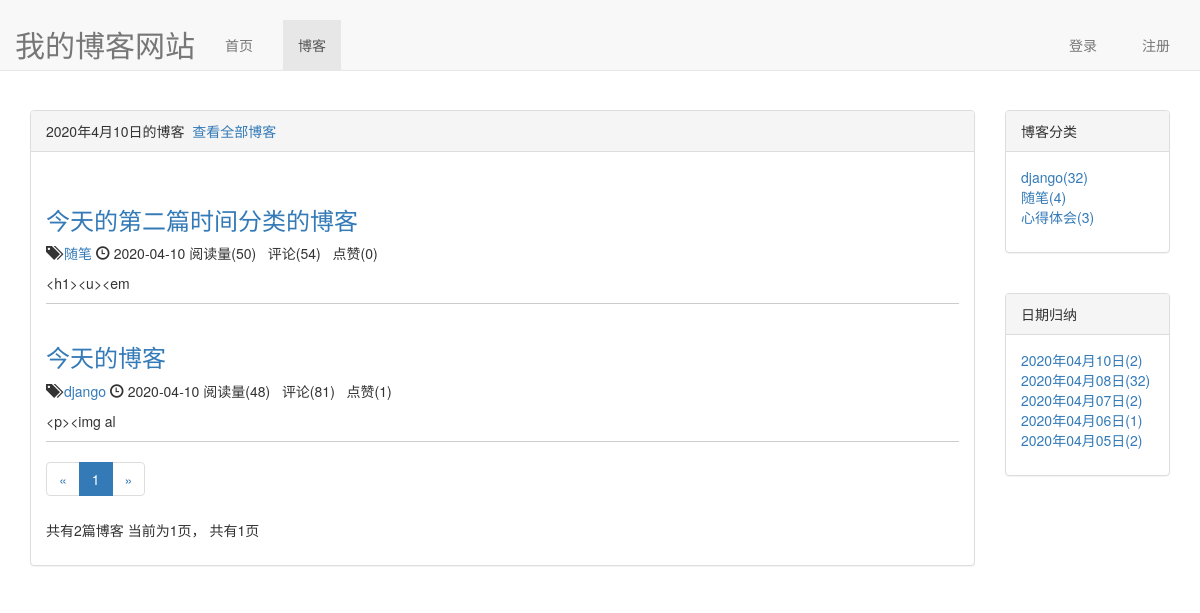
Page /date/2020/4/10 on the committed database.
### blog/models.py (models this page shows, shortened)
class Blog(models.Model, ReadNumExpandMethod):
    title = models.CharField(max_length=50)     # 博客名字
    blog_type = models.ForeignKey(BlogType, on_delete=models.DO_NOTHING, related_name="blog")   # 关联类型
    content = RichTextUploadingField()    # 博客内容
    author = models.ForeignKey(User, on_delete=models.DO_NOTHING)   # 博客作者
    read_details = GenericRelation(ReadDetail)
    created_time = models.DateTimeField(auto_now_add=True)  # 创建时间
    last_updated_time = models.DateTimeField(auto_now=True)     # 最后修改时间
    class Meta:
        ordering = ["-created_time"]

class BlogType(models.Model):
    type_name = models.CharField(max_length=15)     # 博客类型
    def __str__(self):
        return self.type_name

### read_statistics/models.py (models this page shows)
class ReadNum(models.Model):
    read_num = models.IntegerField(default=0)  # 阅读数量统计
    content_type = models.ForeignKey(ContentType, on_delete=models.DO_NOTHING)   # 通过ContentType获取对应的模型类
    object_id = models.PositiveIntegerField()    # 记录对应模型的主键值
    content_object = GenericForeignKey('content_type', 'object_id')     # 将获取的模型类和对应的主键值关联起来，这样就能获取到主键值对应的数据了

### likes/models.py (models this page shows)
class LikeCount(models.Model):
    content_type = models.ForeignKey(ContentType, on_delete=models.CASCADE)  # 通过ContentType获取对应的模型类
    object_id = models.PositiveIntegerField()
    content_object = GenericForeignKey('content_type', 'object_id')			# 记录被点赞的对象
    liked_num = models.IntegerField(default=0)		# 点赞的数量

### blog/views.py (the view)
# urls.py: path(r"date/<int:year>/<int:month>/<int:day>", views.blogs_with_date, name="blogs_with_date"),
def blogs_with_date(request, year, month, day):
    blog_all_list = Blog.objects.filter(created_time__year=year, created_time__month=month, created_time__day=day)  # 获取指定的年月分的博客数据
    context = get_blog_list_common_data(request, blog_all_list)
    context["blogs_with_date"] = "%s年%s月%s日" % (year, month, day)
    return render(request, 'blog/blogs_with_date.html', context)

### comment/templatetags/comment_tags.py (called while the page is built)
@register.simple_tag
def get_comment_count(obj):		# 评论数量处理
	content_type = ContentType.objects.get_for_model(obj)
	return Comment.objects.filter(content_type=content_type, object_id=obj.pk).count()

### likes/templatetags/likes_tags.py (called while the page is built)
@register.simple_tag
def get_like_count(obj):    # 获取点赞总数，传递给前端页面
    content_type = ContentType.objects.get_for_model(obj)
    like_count, created = LikeCount.objects.get_or_create(content_type=content_type, object_id=obj.id)
    return like_count.liked_num

### read_statistics/models.py (called while the page is built)
    def get_read_num(self):
        try:
            ct = ContentType.objects.get_for_model(self)    # 获取当前实例对象的模型类的名称（字符串格式）
            readnum = ReadNum.objects.get(content_type=ct, object_id=self.pk)   # 使用ReadNum类将当前对象的模型类和id关联起来
            return readnum.read_num         # 返回ReadNum中具有的阅读数量统计字段的方法
        except exceptions.ObjectDoesNotExist:       # 如果没有获取到
            return 0        # 那么返回 0

### templates/blog/blogs_with_date.html (shortened to what this page needs)
{% extends "blog/blog_list.html" %}
{% block blog_list_title %}
    {{ blogs_with_date }}的博客&nbsp
    <a href="{% url 'blog:blog_list' %}">查看全部博客</a>
{% endblock %}

### templates/blog/blog_list.html (shortened to what this page needs)
{% extends "base.html" %}
{% load static %}
{% load comment_tags %}
{% load likes_tags %}
{% block header_extends %}
    <link rel="stylesheet" type="text/css" href="{% static 'css/style.css' %}" >
{% endblock %}
{% block nav_blog_active %}active{% endblock %}
{% block content %}
    <div class="container">
        <div class="row">
            <div class="col-sm-8 col-lg-10">
                <div class="panel panel-default">
                    <div class="panel-heading">
                        {% block blog_list_title %}{% endblock %}
                    </div>
                    <div class="panel-body">
                        {% for blog in blogs %}
                            <div class="blog">
                                <h3><a href="{% url 'blog:blog_detail' blog.id %}">{{ blog.title }}</a></h3>
                                <p class="blog_info">
                                    <span class="glyphicon glyphicon-tags" aria-hidden="true"></span>
                                    <a href="{% url 'blog:blogs_with_type' blog.blog_type.id %}">
                                        {{ blog.blog_type }}
                                    </a>
                                    <span class="glyphicon glyphicon-time" aria-hidden="true"></span>
                                    {{ blog.created_time | date:"Y-m-d" }}
                                    <span>阅读量({{ blog.get_read_num }})</span>&nbsp;&nbsp;
                                    <span>评论({% get_comment_count blog %})</span>&nbsp;&nbsp;
                                    <span>点赞({% get_like_count blog %})</span>
                                </p>
                                <p>{{ blog.content | truncatechars:10 }}</p>
                            </div>
                        {% empty %}
                              <div class="blog">
                                <p>-----暂无博客，敬请期待！--------</p>
                              </div>
                        {% endfor %}
                              <ul class="pagination">
                                <li>
                                    {% if page_of_blogs.has_previous %}
                                  <a href="?page={{ page_of_blogs.previous_page_number }}" aria-label="Previous">
                                    <span aria-hidden="true">&laquo;</span>
                                  </a>
                                    {% else %}
                                        <span aria-hidden="true">&laquo;</span>
                                    {% endif %}
                                </li>
                                  {% for page_num in page_range%}
                                      {% if page_num == page_of_blogs.number%}
                                          <li class="active"><span>{{ page_num }}</span></li>
                                      {% else %}
                                          {% if page_num == "..." %}
                                              <li><span>{{ page_num }}</span></li>
                                          {% else %}
                                              <li><a href="?page={{ page_num }}">{{ page_num }}</a></li>
                                          {% endif %}
                                      {% endif %}
                                  {% endfor %}
                                <li>
                                    {% if page_of_blogs.has_next %}
                                  <a href="?page={{ page_of_blogs.next_page_number }}" aria-label="Next">
                                    <span aria-hidden="true">&raquo;</span>
                                  </a>
                                    {% else %}
                                        <span aria-hidden="true">&raquo;</span>
                                    {% endif %}
                                </li>
                              </ul>
                        <p>
                            共有{{ page_of_blogs.paginator.count}}篇博客
                            当前为{{ page_of_blogs.number }}页，
                            共有{{ page_of_blogs.paginator.num_pages}}页
                        </p>
                      </div>
                </div>
            </div>
            <div class="col-sm-4 col-lg-2">
                <div class="panel panel-default">
                      <div class="panel-heading">博客分类</div>
                      <div class="panel-body">
                        <ul class="blog_type">
                            {% for blog in blog_types %}
                                <li>
                                    <a href="{% url 'blog:blogs_with_type' blog.id %}">
                                        {{ blog.type_name }}({{ blog.blog_count }})
                                    </a>
                                </li>
                            {% empty %}
                                <li>暂无分类</li>
                            {% endfor %}
                        </ul>
                      </div>
                </div>
                <div class="panel panel-default">
                      <div class="panel-heading">日期归纳</div>
                      <div class="panel-body">
                        <ul class="blog_type">
                            {% for blog_date, blog_count in blog_dates.items %}
                                <li>
                                   <a href="{% url 'blog:blogs_with_date' blog_date.year blog_date.month blog_date.day %}">
                                       {{ blog_date | date:"Y年m月d日" }}({{ blog_count }})
                                   </a>
                                </li>
                            {% empty %}
                                <li>暂无分类</li>
                            {% endfor %}
                        </ul>
                      </div>
                </div>
            </div>
        </div>
    </div>
{% endblock %}

### static/css/style.css (style rules this page uses)
* { margin: 0; padding: 0; }
body { margin-top: 70px !important; }
.panel { margin-top: 40px; }
.blog_type { list-style-type: none; }
.blog:not(:last-child) { border-bottom: 1px solid #cccccc; }
.blog>h3 { margin-top: 40px; }

### rows in the picture
Blog: title "今天的第二篇时间分类的博客", blog_type "随笔", created_time "2020-04-10", get_read_num "50", id "54", id.liked_num "0", content "<h1><u><em"
Blog: title "今天的博客", blog_type "django", created_time "2020-04-10", get_read_num "48", id "81", id.liked_num "1", content "<p><img al"
BlogType: type_name "django", blog_count "32"
BlogType: type_name "随笔", blog_count "4"
BlogType: type_name "心得体会", blog_count "3"

### other values in the picture
{{ blogs_with_date }} "2020年4月10日"
{{ page_num }} "1"
{{ page_of_blogs.paginator.count }} "2"
{{ page_of_blogs.number }} "1"
{{ page_of_blogs.paginator.num_pages }} "1"
{{ blog_date | date:"Y年m月d日" }} "2020年04月10日" "2020年04月08日" "2020年04月07日" "2020年04月06日" "2020年04月05日"
{{ blog_count }} "2" "32" "2" "1" "2"
